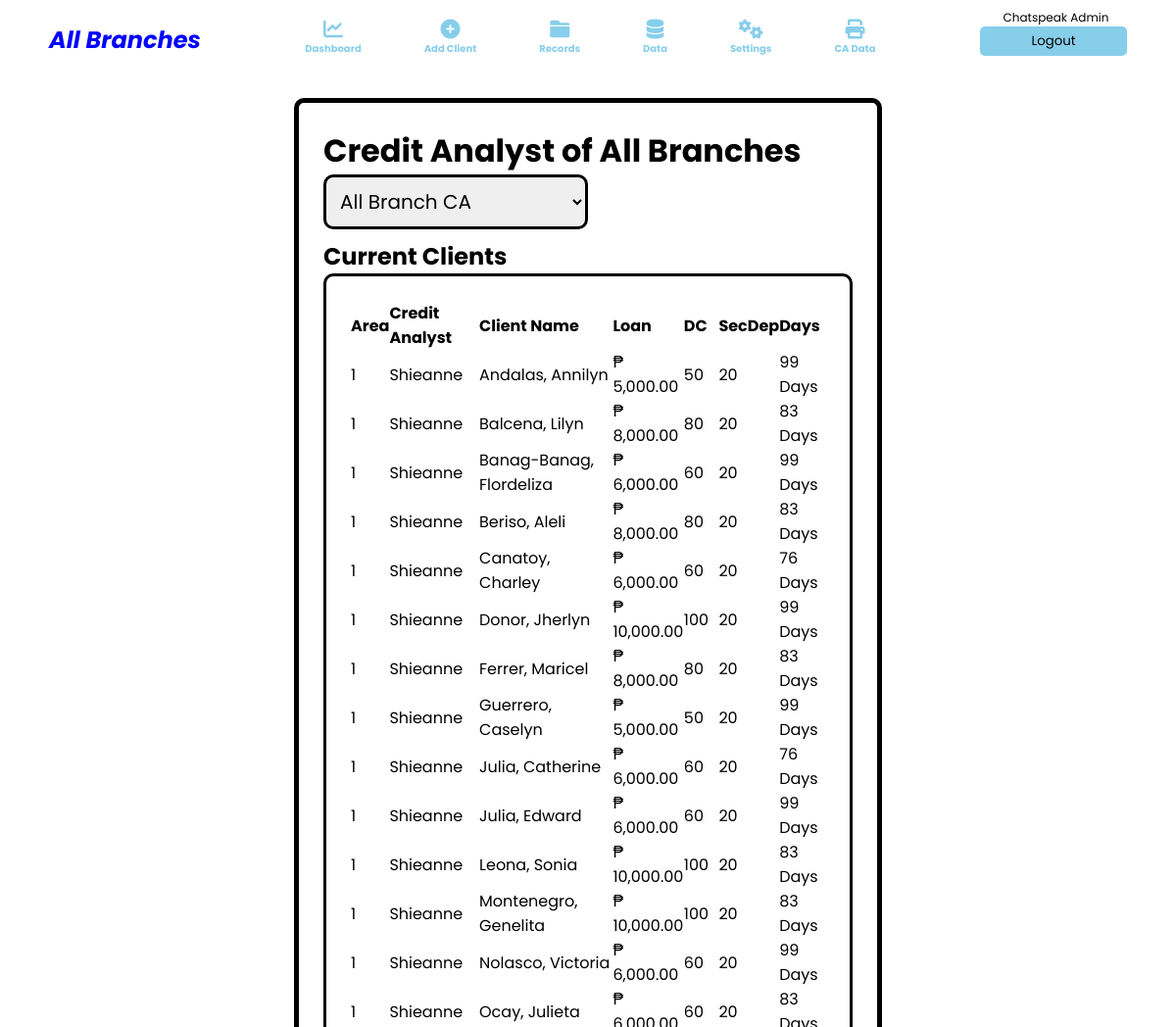
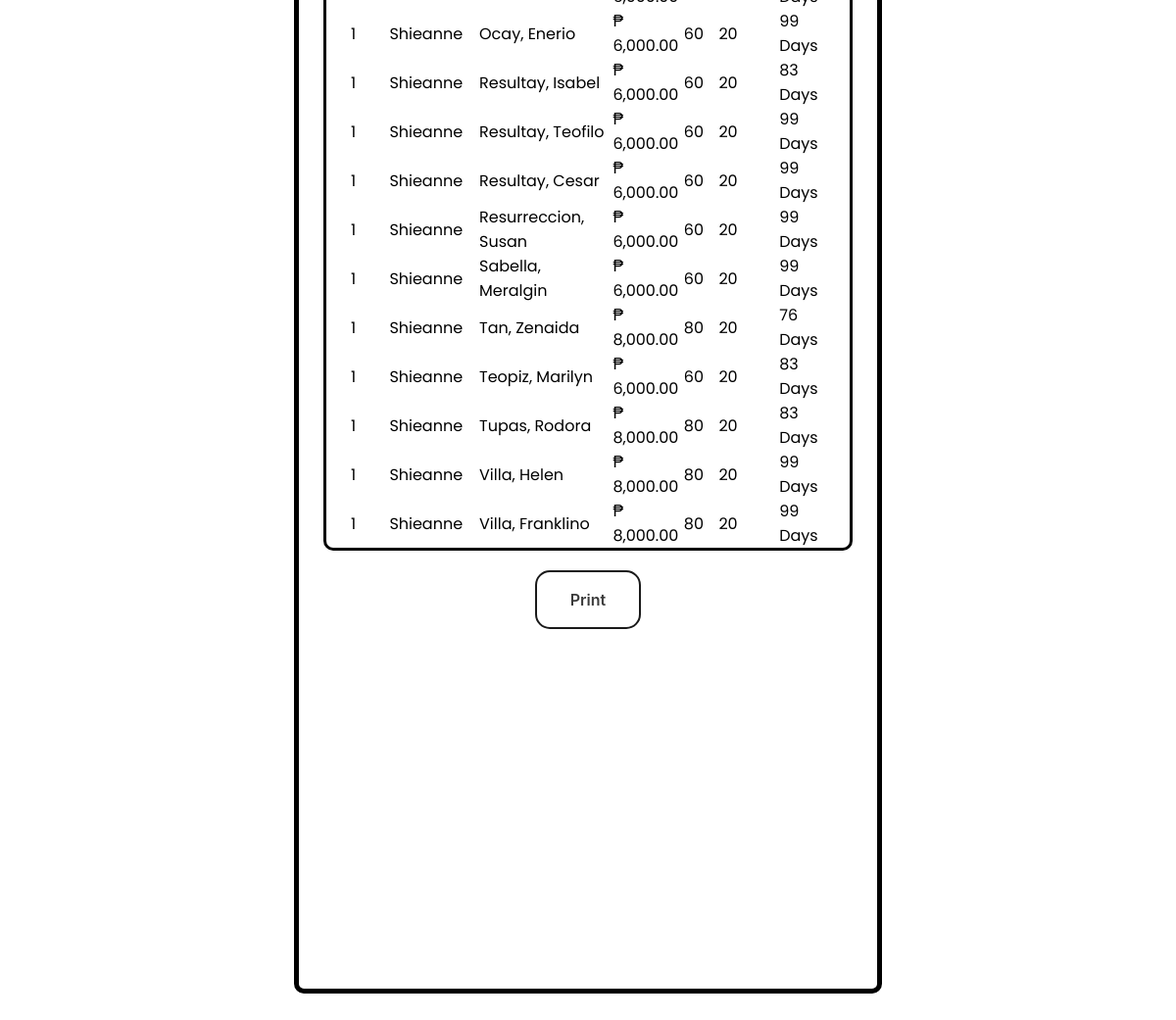
Screenshot of /Ca.php (signed in) with the database file from the repository (2 pictures, top to bottom).
### tables this page shows
CREATE TABLE `insert_client` (
  `id` int(11) NOT NULL,
  `cbranch` varchar(255) NOT NULL,
  `clientid` varchar(255) NOT NULL,
  `cphoto` text NOT NULL,
  `cfirstname` varchar(255) NOT NULL,
  `cmidname` varchar(255) NOT NULL,
  `clastname` varchar(255) NOT NULL,
  `csuffix` varchar(255) NOT NULL,
  `ccarea` varchar(255) NOT NULL,
  `ccycle` int(11) NOT NULL DEFAULT 1,
  `cchnumber` varchar(255) NOT NULL,
  `ccstreet` varchar(255) NOT NULL,
  `ccbarangay` varchar(255) NOT NULL,
  `cccity` varchar(255) NOT NULL,
  `ccontact` varchar(255) NOT NULL,
  `cemail` varchar(255) NOT NULL,
  `cage` varchar(255) NOT NULL,
  `cgender` varchar(255) NOT NULL,
  `cbirthday` date NOT NULL,
  `chnumber` varchar(255) NOT NULL,
  `cstreet` varchar(255) NOT NULL,
  `cbarangay` varchar(255) NOT NULL,
  `ccity` varchar(255) NOT NULL,
  `chome` varchar(255) NOT NULL,
  `cother` varchar(255) NOT NULL,
  `cnationality` varchar(255) NOT NULL,
  `ccivilstatus` varchar(255) NOT NULL,
  `cspouse` varchar(255) NOT NULL,
  `cchildren` varchar(255) NOT NULL,
  `ccomaker` varchar(255) NOT NULL,
  `cccontact` varchar(255) NOT NULL,
  `ccreditanalyst` varchar(255) NOT NULL,
  `cloanrequest` int(11) NOT NULL DEFAULT 0,
  `cloanamount` int(11) NOT NULL DEFAULT 0,
  `cloanstatus` varchar(255) NOT NULL DEFAULT 'Pending',
  `camountpaid` int(11) NOT NULL DEFAULT 0,
  `cadvance` int(11) DEFAULT 0,
  `csecdep` int(11) NOT NULL,
  `paydate` datetime DEFAULT current_timestamp(),
  `cbalance` int(11) NOT NULL DEFAULT 0,
  `coverdue` int(11) NOT NULL DEFAULT 0,
  `cinterest` int(11) NOT NULL,
  `clisteddate` datetime NOT NULL DEFAULT current_timestamp(),
  `creleaseddate` datetime DEFAULT NULL,
  `cmaturitydate` datetime DEFAULT NULL
);

### Ca.php (the view, shortened to what this page needs)
<?php
     include_once 'header.php';
?>
<div id="no-print" class = "caContainer">
    <h1>Credit Analyst of <?php echo $bname ?></h1>
            <select name="caName" id="caNameID" onchange = "caFilter()">
                <?php
                    if($bnm == "all"){
                    echo "
            <option value='0'>All Branch CA</option>
            ";
                    }else{
                        $caquery = "SELECT * FROM insert_creditanalyst where cabranch = '$bnm' ORDER BY area asc, name asc";
                        echo "
            <option value='0'>All $bname CA</option>
            ";
                    }
                ?>
            </select>
            <h2>Current Clients</h2>
        <div class = "caContent">
        <table id="tCurrent">
        <tr id="theadtr">
                <th width="7%">Area</th>
                <th width="20%">Credit Analyst</th>
                <th width="30%">Client Name</th>
                <th width="15%">Loan</th>
                <th width="8%">DC</th>
                <th width="10%">SecDep</th>
                <th width="15%">Days</th>
        </tr>
    <?php
            if($bnm == "all"){
                $query2 = "SELECT * FROM insert_client WHERE cloanstatus in('OnGoing','Released')  ORDER BY ccarea ASC, clastname ASC";
            }else{
                $query2 = "SELECT * FROM insert_client WHERE cbranch = '$bnm' and cloanstatus in('OnGoing','Released') ORDER BY ccarea ASC, clastname ASC";
            }
            $result2 = mysqli_query($connection,$query2);
            $drIndex2 = -1;
            while($row2  = mysqli_fetch_assoc($result2)){
                $drIndex2 ++;
                $canalyst = $row2['ccreditanalyst'];
                $approvedloan = $row2['cloanamount'];
    ?>
        <tr>
            <td ><p><?php echo $row2['ccarea']?></p></td>
            <td ><?php echo $canalyst?></td>
            <td><p><?php echo $row2['clastname'].", ".$row2['cfirstname']?></p></td>
            <td ><p>₱ <?php echo number_format($approvedloan,2)?></p></td>
            <td ><p><?php echo $approvedloan/100 ?></p></td>
            <td >20</td>
            <td  id="tdDaysRemaining<?php echo $drIndex2?>" class="tdDaysRemaining2" data-date="<?php echo $row2['cmaturitydate']?>"><p class="days"></p>
            </td>
        </tr>
        <?php } ?>
    </table>
            </div>
            <button id="button" onclick="window.print(); return false;">Print</button>
</div>

### CSS/style.css (style rules this page uses)
* { margin: 0; padding: 0; box-sizing: border-box; font-family: 'Poppins', sans-serif; }

### rows the page displays
insert_client: ccarea "1", ccreditanalyst "Shieanne", clastname "Andalas", cfirstname "Annilyn", cloanamount "5,000.00", $approvedloan/100 "50"
insert_client: ccarea "1", ccreditanalyst "Shieanne", clastname "Balcena", cfirstname "Lilyn", cloanamount "8,000.00", $approvedloan/100 "80"
insert_client: ccarea "1", ccreditanalyst "Shieanne", clastname "Banag-Banag", cfirstname "Flordeliza", cloanamount "6,000.00", $approvedloan/100 "60"
insert_client: ccarea "1", ccreditanalyst "Shieanne", clastname "Beriso", cfirstname "Aleli", cloanamount "8,000.00", $approvedloan/100 "80"
insert_client: ccarea "1", ccreditanalyst "Shieanne", clastname "Canatoy", cfirstname "Charley", cloanamount "6,000.00", $approvedloan/100 "60"
insert_client: ccarea "1", ccreditanalyst "Shieanne", clastname "Donor", cfirstname "Jherlyn", cloanamount "10,000.00", $approvedloan/100 "100"
insert_client: ccarea "1", ccreditanalyst "Shieanne", clastname "Ferrer", cfirstname "Maricel", cloanamount "8,000.00", $approvedloan/100 "80"
insert_client: ccarea "1", ccreditanalyst "Shieanne", clastname "Guerrero", cfirstname "Caselyn", cloanamount "5,000.00", $approvedloan/100 "50"
insert_client: ccarea "1", ccreditanalyst "Shieanne", clastname "Julia", cfirstname "Catherine", cloanamount "6,000.00", $approvedloan/100 "60"
insert_client: ccarea "1", ccreditanalyst "Shieanne", clastname "Julia", cfirstname "Edward", cloanamount "6,000.00", $approvedloan/100 "60"
insert_client: ccarea "1", ccreditanalyst "Shieanne", clastname "Leona", cfirstname "Sonia", cloanamount "10,000.00", $approvedloan/100 "100"
insert_client: ccarea "1", ccreditanalyst "Shieanne", clastname "Montenegro", cfirstname "Genelita", cloanamount "10,000.00", $approvedloan/100 "100"
insert_client: ccarea "1", ccreditanalyst "Shieanne", clastname "Nolasco", cfirstname "Victoria", cloanamount "6,000.00", $approvedloan/100 "60"
insert_client: ccarea "1", ccreditanalyst "Shieanne", clastname "Ocay", cfirstname "Julieta", cloanamount "6,000.00", $approvedloan/100 "60"
insert_client: ccarea "1", ccreditanalyst "Shieanne", clastname "Ocay", cfirstname "Enerio", cloanamount "6,000.00", $approvedloan/100 "60"
insert_client: ccarea "1", ccreditanalyst "Shieanne", clastname "Resultay", cfirstname "Isabel", cloanamount "6,000.00", $approvedloan/100 "60"
insert_client: ccarea "1", ccreditanalyst "Shieanne", clastname "Resultay", cfirstname "Teofilo", cloanamount "6,000.00", $approvedloan/100 "60"
insert_client: ccarea "1", ccreditanalyst "Shieanne", clastname "Resultay", cfirstname "Cesar", cloanamount "6,000.00", $approvedloan/100 "60"
insert_client: ccarea "1", ccreditanalyst "Shieanne", clastname "Resurreccion", cfirstname "Susan", cloanamount "6,000.00", $approvedloan/100 "60"
insert_client: ccarea "1", ccreditanalyst "Shieanne", clastname "Sabella", cfirstname "Meralgin", cloanamount "6,000.00", $approvedloan/100 "60"
insert_client: ccarea "1", ccreditanalyst "Shieanne", clastname "Tan", cfirstname "Zenaida", cloanamount "8,000.00", $approvedloan/100 "80"
insert_client: ccarea "1", ccreditanalyst "Shieanne", clastname "Teopiz", cfirstname "Marilyn", cloanamount "6,000.00", $approvedloan/100 "60"
insert_client: ccarea "1", ccreditanalyst "Shieanne", clastname "Tupas", cfirstname "Rodora", cloanamount "8,000.00", $approvedloan/100 "80"
insert_client: ccarea "1", ccreditanalyst "Shieanne", clastname "Villa", cfirstname "Helen", cloanamount "8,000.00", $approvedloan/100 "80"
insert_client: ccarea "1", ccreditanalyst "Shieanne", clastname "Villa", cfirstname "Franklino", cloanamount "8,000.00", $approvedloan/100 "80"

### other values shown
$bname "All Branches"
$_SESSION['UNAME'] "Chatspeak Admin"
